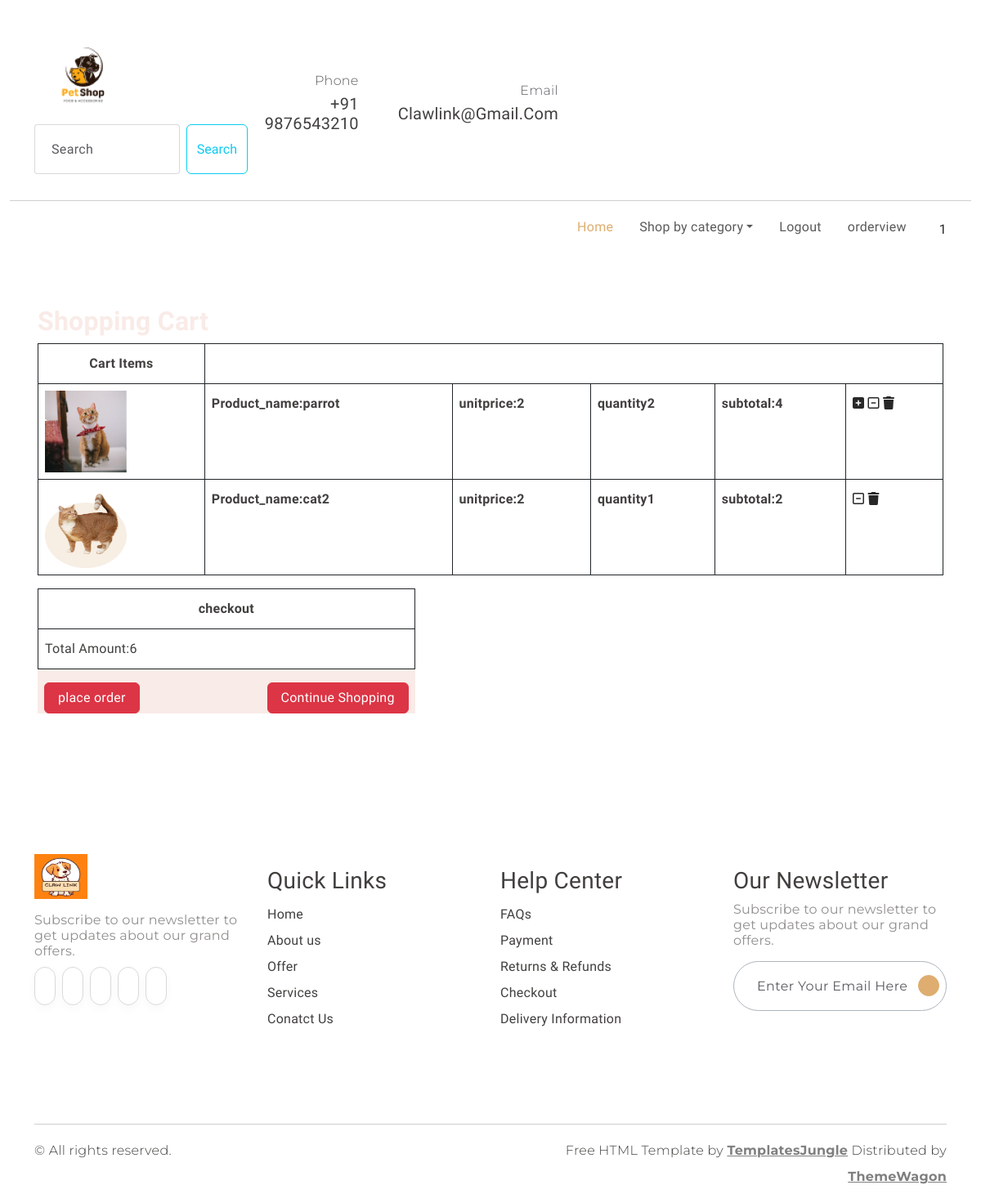
/cart/cartview/ (signed in), run on the app's committed database.
### cart/models.py (models this page shows, shortened)
class Cart(models.Model):
    product=models.ForeignKey(Product,on_delete=models.CASCADE)
    user=models.ForeignKey(User,on_delete=models.CASCADE)
    quantity=models.IntegerField()
    date_added=models.DateTimeField(auto_now=True)
    def subtotal(self):
        return self.product.price*self.quantity

### shop/models.py (models this page shows)
class Product(models.Model):
    name = models.CharField(max_length=20)
    desc = models.TextField()
    image = models.ImageField(upload_to="products_img")
    price =models.IntegerField()
    stock =models.IntegerField()
    available =models.BooleanField(default=True)
    created =models.DateTimeField(auto_now_add=True)
    updated =models.DateTimeField(auto_now=True)
    category =models.ForeignKey(Category,on_delete=models.CASCADE)#Reference to Category table

### cart/views.py (the view)
# urls.py: path('cartview/',views.cart_view,name='cartview'),
def cart_view(request):
    u=request.user
    c=Cart.objects.filter(user=u) #To filter cart records for a particular user
    total=0
    for i in c:
        total+=i.quantity*i.product.price
    context={'cart':c,'total':total}
    return render(request,'addtocarts.html',context)

### cart/context_processors.py (called while the page is built)
def count_items(request):
    count=0
    if request.user.is_authenticated:
       u=request.user
       c=Cart.objects.filter(user=u)
       for i in c:
         count=+i.quantity
    return {'count':count}

### shop/context_processors.py (called while the page is built)
def links(request):
        c=Category.objects.all()
        return {'links':c}

### template/addtocarts.html
{% extends 'base.html'%}
{% load static %}
{% block content%}
 <div class="container mt-5 p-3 border-3 " style="margin-bottom:100px">
         <h2 class="text-danger fw-bold">Shopping cart</h2>
    <div class=" mb-2">
      <div class=" ">
          <table class="table table-bordered border border-dark text-dark fw-bold">
              <tr>
                 <th class="text-center">Cart Items</th>
              </tr>
                {% for i in cart %}
                   <tr>
                       <td><img src="{{i.product.image.url}}" height="100px" width="100px"></td>
                       <td>Product_name:{{i.product.name}}</td>
                       <td>unitprice:{{i.product.price}}</td>
                       <td>quantity{{i.quantity}}</td>
                       <td>subtotal:{{i.subtotal}}</td>
                       <td>
                           {% if i.product.stock > 0 %}
                             <a href="{%url 'cart:addtocarts' i.product.id %}"> <i class="fa-solid fa-square-plus"></i></a>
                             <a href="{%url 'cart:cart_remove' i.product.id %}"> <i class="fa-regular fa-square-minus"></i></a>
                             <a href="{%url 'cart:cart_delete' i.product.id %}"> <i class="fa-solid fa-trash"></i></a>
                           {% else %}
                             <a href="{%url 'cart:cart_remove' i.product.id %}"> <i class="fa-regular fa-square-minus"></i></a>
                             <a href="{%url 'cart:cart_delete' i.product.id %}"> <i class="fa-solid fa-trash"></i></a>
                           {% endif %}
                       </td>
                   </tr>
                {%endfor%}
             </table>
      </div>
      <div class="col-5 bg-danger">
          <table class="table table-bordered border border-dark">
               <tr>
                 <th class="text-center" colspan="4">checkout</th>
               </tr>
                 <td>Total Amount:{{total}}</td>
             </table>
             <div class="d-flex justify-content-between mx-2 ">
                 <a href="{% url 'cart:orderform'%}" class="btn btn-danger px-3 ">place order</a>
                 <a href="{% url 'shop:category'%}" class=" btn btn-danger px-3 ">Continue Shopping</a>
             </div>
         </div>
     </div>
 </div>
{%endblock%}

### static/style.css (style rules this page uses)
:root { --header-height: 160px; --header-height-min: 80px; }
:root { --accent-color: #DEAD6F; --dark-color: #222222; --light-dark-color: #727272; --light-color: #fff; --grey-color: #dbdbdb; --light-grey-color: #fafafa; --primary-color: #6995B1; --light-primary-color: #eef1f3; }
:root { --body-font: 'Chilanka', cursive; --heading-font: 'Chilanka', cursive; --secondary-font: 'Montserrat', sans-serif; }
body { --bs-link-color: #333; --bs-link-hover-color: #333; --bs-link-color-rgb: 40, 40, 40; --bs-link-hover-color-rgb: 0, 0, 0; --bs-light-rgb: 248, 248, 248; --bs-font-sans-serif: 'Chilanka', cursive; --bs-body-font-family: var(--bs-font-sans-serif); --bs-body-font-size: 1rem; --bs-body-font-weight: 400; --bs-body-line-height: 2; --bs-body-color: #41403E; --bs-primary: #DEAD6F; --bs-primary-rgb: 222, 173, 111; --bs-primary-bg-subtle: #FFF9EB; --bs-border-color: #F7F7F7; --bs-secondary-rgb: 230, 243, 251; --bs-success-rgb: 238, 245, 228; --bs-danger-rgb: 249, 235, 231; --bs-warning-rgb: 255, 249, 235; --bs-info-rgb: 230, 243, 250; }
body { letter-spacing: 0.01625rem; }
h1, h2, h3, h4, h5, h6 { font-family: var(--heading-font); color: var(--bs-body-color); font-weight: 400; text-transform: capitalize; }
a { text-decoration: none; }

### data on the page
Cart: product.image (picture), product.name "parrot", product.price "2", quantity "2", subtotal "4"
Cart: product.image (picture), product.name "cat2", product.price "2", quantity "1", subtotal "2"

### other printed values
{{ count }} "1"
{{ total }} "6"
